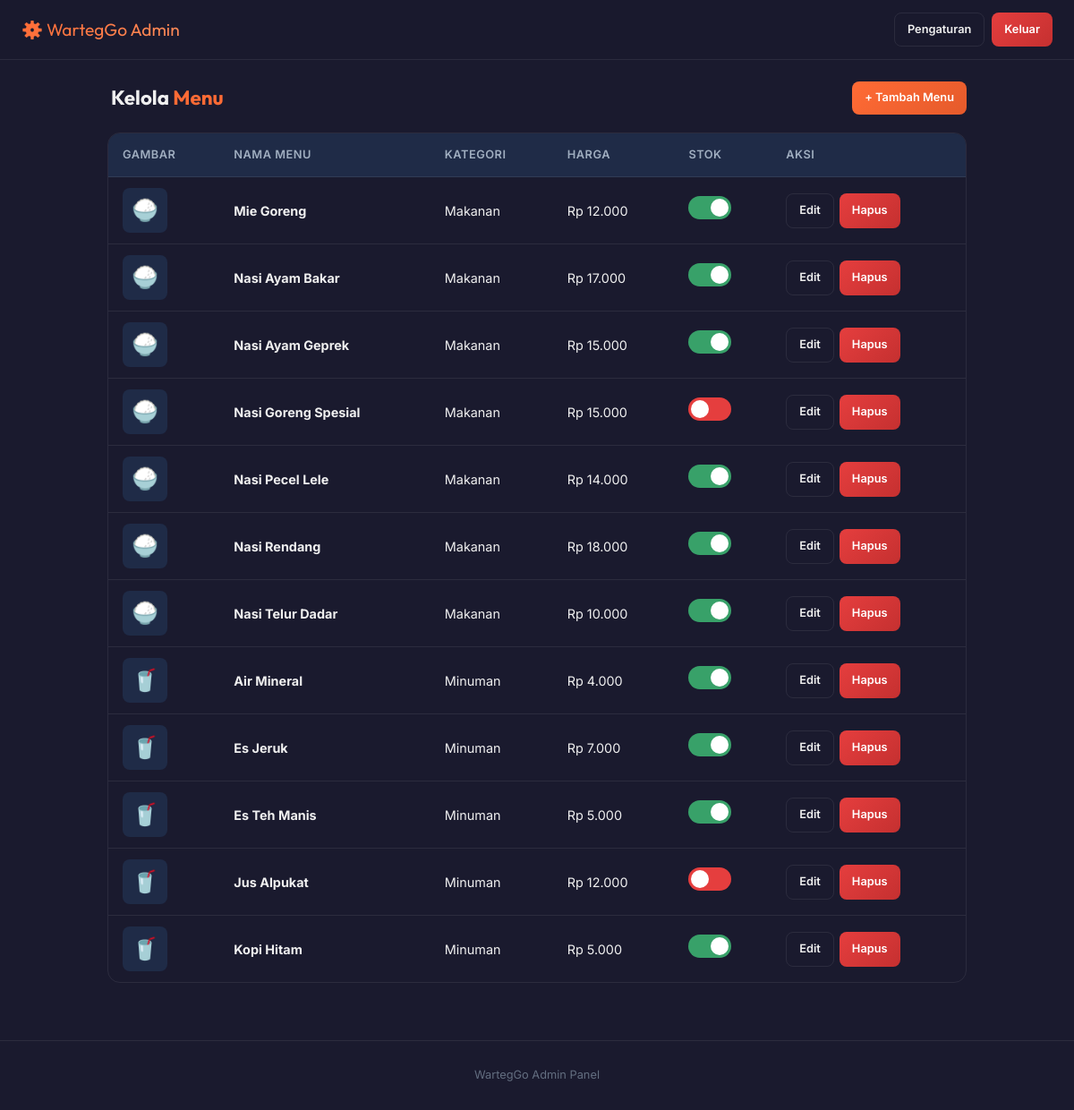
The page /admin/dashboard.php (signed in) on the database its author committed.
### tables this page shows
CREATE TABLE IF NOT EXISTS menu (
    id INT AUTO_INCREMENT PRIMARY KEY,
    nama_menu VARCHAR(100) NOT NULL,
    kategori ENUM('makanan', 'minuman') NOT NULL,
    harga INT NOT NULL,
    stok_status TINYINT(1) DEFAULT 1 COMMENT '1=tersedia, 0=habis',
    gambar VARCHAR(255) DEFAULT NULL,
    created_at TIMESTAMP DEFAULT CURRENT_TIMESTAMP,
    updated_at TIMESTAMP DEFAULT CURRENT_TIMESTAMP ON UPDATE CURRENT_TIMESTAMP
);

### config/database.php (called while the page is built, shortened)
<?php
function formatRupiah($angka) {
    return 'Rp ' . number_format($angka, 0, ',', '.');
}
function e($string) {
    return htmlspecialchars($string ?? '', ENT_QUOTES, 'UTF-8');
}
function generateCsrfToken() {
    return $_SESSION['csrf_token'];
}

### admin/dashboard.php (the view, shortened to what this page needs)
<?php
require_once '../config/database.php';
$stmt = $pdo->query("SELECT * FROM menu ORDER BY kategori ASC, nama_menu ASC");
$menus = $stmt->fetchAll();
require_once '../includes/header.php';
?>
<body data-csrf="<?= e(generateCsrfToken()) ?>">
<header class="admin-header">
    <div class="admin-header__title">⚙️ WartegGo Admin</div>
    <nav class="admin-header__nav">
        <a href="settings.php" class="btn btn--outline btn--sm">Pengaturan</a>
        <a href="logout.php" class="btn btn--danger btn--sm">Keluar</a>
    </nav>
</header>
<div class="admin-content">
    <div style="display:flex;align-items:center;justify-content:space-between;margin-bottom:20px;flex-wrap:wrap;gap:10px;">
        <h1 class="section-title" style="margin:0">Kelola <span>Menu</span></h1>
        <a href="add_menu.php" class="btn btn--primary btn--sm">+ Tambah Menu</a>
    </div>
    <div class="admin-table-wrap">
        <table class="admin-table">
            <thead>
                <tr>
                    <th>Gambar</th>
                    <th>Nama Menu</th>
                    <th>Kategori</th>
                    <th>Harga</th>
                    <th>Stok</th>
                    <th>Aksi</th>
                </tr>
            </thead>
            <tbody>
                <?php foreach ($menus as $menu): ?>
                <tr>
                    <td>
                        <?php if (!empty($menu['gambar']) && file_exists('../assets/uploads/' . $menu['gambar'])): ?>
                            <img src="../assets/uploads/<?= e($menu['gambar']) ?>" alt="" class="admin-table__img">
                        <?php else: ?>
                            <div class="admin-table__img" style="display:flex;align-items:center;justify-content:center;font-size:1.5rem;background:var(--dark-surface);">
                                <?= $menu['kategori'] === 'makanan' ? '🍚' : '🥤' ?>
                            </div>
                        <?php endif; ?>
                    </td>
                    <td><strong><?= e($menu['nama_menu']) ?></strong></td>
                    <td style="text-transform:capitalize;"><?= e($menu['kategori']) ?></td>
                    <td><?= formatRupiah($menu['harga']) ?></td>
                    <td>
                        <label class="toggle">
                            <span class="toggle__slider"></span>
                        </label>
                    </td>
                    <td>
                        <div class="admin-table__actions">
                            <a href="edit_menu.php?id=<?= $menu['id'] ?>" class="btn btn--outline btn--sm">Edit</a>
                            <a href="delete_menu.php?id=<?= $menu['id'] ?>&csrf=<?= e(generateCsrfToken()) ?>" class="btn btn--danger btn--sm" data-delete>Hapus</a>
                        </div>
                    </td>
                </tr>
                <?php endforeach; ?>
            </tbody>
        </table>
    </div>
</div>
<footer class="footer">WartegGo Admin Panel</footer>
<?php require_once '../includes/footer.php'; ?>

### assets/css/style.css (style rules this page uses)
:root { --primary: #FF6B35; --primary-dark: #E55A2B; --primary-light: #FF8C5A; --green: #2D5016; --green-light: #4A7A2E; --dark: #1a1a2e; --dark-card: #16213e; --dark-surface: #1f2b47; --text-primary: #f0f0f0; --text-secondary: #a0aec0; --text-muted: #636e80; --danger: #e53e3e; --success: #38a169; --warning: #d69e2e; --border: rgba(255,255,255,0.08); --shadow: 0 4px 24px rgba(0,0,0,0.3); --shadow-lg: 0 8px 40px rgba(0,0,0,0.4); --radius: 14px; --radius-sm: 8px; --transition: 0.3s cubic-bezier(0.4, 0, 0.2, 1); --font-body: 'Inter', sans-serif; --font-heading: 'Outfit', sans-serif; }
*, *::before, *::after { box-sizing: border-box; margin: 0; padding: 0; }
html { scroll-behavior: smooth; }
body { font-family: var(--font-body); background: var(--dark); color: var(--text-primary); line-height: 1.6; min-height: 100vh; -webkit-font-smoothing: antialiased; }
a { color: var(--primary); text-decoration: none; transition: color var(--transition); }
h1, h2, h3, h4 { font-family: var(--font-heading); font-weight: 700; line-height: 1.2; }
.section-title { font-family: var(--font-heading); font-size: 1.4rem; margin: 28px 0 16px; padding-left: 4px; }
.section-title span { color: var(--primary); }
.btn { display: inline-flex; align-items: center; justify-content: center; gap: 8px; padding: 12px 24px; border-radius: var(--radius-sm); border: none; font-size: 0.9rem; font-weight: 600; cursor: pointer; transition: var(--transition); font-family: var(--font-body); text-decoration: none; }
.btn--primary { background: linear-gradient(135deg, var(--primary), var(--primary-dark)); color: #fff; }
.btn--danger { background: linear-gradient(135deg, var(--danger), #c53030); color: #fff; }
.btn--outline { background: transparent; border: 1px solid var(--border); color: var(--text-primary); }
.btn--sm { padding: 8px 14px; font-size: 0.8rem; }
.admin-header { background: rgba(26,26,46,0.9); backdrop-filter: blur(16px); border-bottom: 1px solid var(--border); padding: 14px 24px; display: flex; align-items: center; justify-content: space-between; position: sticky; top: 0; z-index: 100; }
.admin-header__title { font-family: var(--font-heading); font-size: 1.2rem; background: linear-gradient(135deg, var(--primary), var(--primary-light)); -webkit-background-clip: text; -webkit-text-fill-color: transparent; background-clip: text; }
.admin-header__nav { display: flex; gap: 8px; }
.admin-content { max-width: 1000px; margin: 0 auto; padding: 24px 20px; }
.admin-table-wrap { overflow-x: auto; border-radius: var(--radius); border: 1px solid var(--border); }
.admin-table { width: 100%; border-collapse: collapse; font-size: 0.9rem; }
.admin-table th { background: var(--dark-surface); padding: 14px 16px; text-align: left; font-weight: 600; font-size: 0.8rem; text-transform: uppercase; letter-spacing: 0.5px; color: var(--text-secondary); white-space: nowrap; }
.admin-table td { padding: 12px 16px; border-top: 1px solid var(--border); vertical-align: middle; }
.admin-table__img { width: 50px; height: 50px; border-radius: var(--radius-sm); object-fit: cover; background: var(--dark-surface); }
.admin-table__actions { display: flex; gap: 6px; flex-wrap: wrap; }
.toggle { position: relative; display: inline-block; width: 48px; height: 26px; cursor: pointer; }
.toggle__slider { position: absolute; inset: 0; background: var(--danger); border-radius: 26px; transition: var(--transition); }
.toggle__slider::before { content: ''; position: absolute; width: 20px; height: 20px; left: 3px; bottom: 3px; background: #fff; border-radius: 50%; transition: var(--transition); }
.toggle input:checked + .toggle__slider { background: var(--success); }
.toggle input:checked + .toggle__slider::before { transform: translateX(22px); }
.footer { text-align: center; padding: 28px 20px; color: var(--text-muted); font-size: 0.8rem; border-top: 1px solid var(--border); margin-top: 40px; }

### rows shown on the page
menu: nama_menu "Mie Goreng", kategori "Makanan", harga "Rp 12.000"
menu: nama_menu "Nasi Ayam Bakar", kategori "Makanan", harga "Rp 17.000"
menu: nama_menu "Nasi Ayam Geprek", kategori "Makanan", harga "Rp 15.000"
menu: nama_menu "Nasi Goreng Spesial", kategori "Makanan", harga "Rp 15.000"
menu: nama_menu "Nasi Pecel Lele", kategori "Makanan", harga "Rp 14.000"
menu: nama_menu "Nasi Rendang", kategori "Makanan", harga "Rp 18.000"
menu: nama_menu "Nasi Telur Dadar", kategori "Makanan", harga "Rp 10.000"
menu: nama_menu "Air Mineral", kategori "Minuman", harga "Rp 4.000"
menu: nama_menu "Es Jeruk", kategori "Minuman", harga "Rp 7.000"
menu: nama_menu "Es Teh Manis", kategori "Minuman", harga "Rp 5.000"
menu: nama_menu "Jus Alpukat", kategori "Minuman", harga "Rp 12.000"
menu: nama_menu "Kopi Hitam", kategori "Minuman", harga "Rp 5.000"
